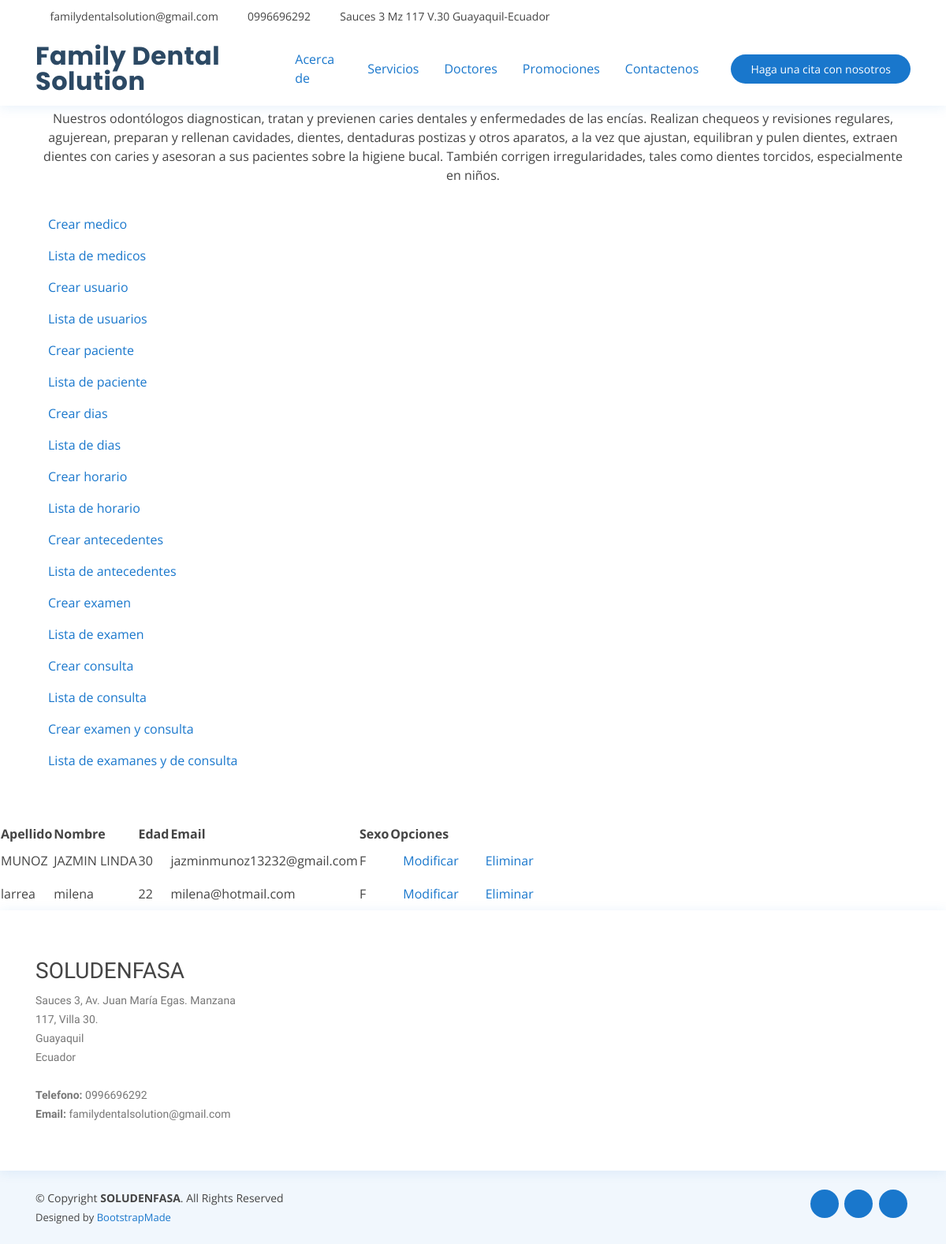
/medicos/medicos/, run on the app's committed database.
### medicos/models.py (models this page shows, shortened)
class Medicos(models.Model):
    nombre = models.CharField(blank=False, max_length=200)
    apellido = models.CharField(max_length=200)
    edad = models.IntegerField()
    email = models.EmailField()
    sexo = models.CharField(max_length=1)
    estado = models.IntegerField(default=1) #1 si esta activo y 2 si esta eliminado
    created = models.DateTimeField(auto_now_add=True)
    updated = models.DateTimeField(auto_now=True)
    class Meta:
        db_table = "tr_medicos"
        verbose_name = "medico"
        verbose_name_plural = "medicos"

### medicos/views.py (the view)
# urls.py: path('medicos/', views.medico, name="medicos"),
def medico(request, plantilla="medicos.html"):
    medicos = Medicos.objects.all()
    data = {
        'medico':medicos
    }
    return render(request, plantilla, data)

### medicos/templates/medicos.html
{% extends "crearmedicos.html" %}
{% load static %}
{% block content %}
    <table>
        <tr>
            <th>Apellido</th>
            <th>Nombre</th>
            <th>Edad</th>
            <th>Email</th>
            <th>Sexo</th>
            <th>Opciones</th>
        </tr>
        {% for p in medico %}
        <tr>
            <td>{{ p.apellido }}</td>
            <td>{{ p.nombre }}</td>
            <td>{{ p.edad }}</td>
            <td>{{ p.email }}</td>
            <td>{{ p.sexo }}</td>
            <td><a class="nav-link" href="{% url 'modificarmedicos' p.id %}">Modificar</a></td>
            <td><a class="nav-link" href="{% url 'eliminarmedicos' p.id %}">Eliminar</a></td>
        </tr>
         {% endfor %}
    </table>
  {% endblock %}

### core/static/assets/css/style.css (style rules this page uses)
body { font-family: "Open Sans", sans-serif; color: #444444; }
a { color: #1977cc; }

### data on the page
Medicos: apellido "MUNOZ", nombre "JAZMIN LINDA", edad "30", email "jazminmunoz13232@gmail.com", sexo "F"
Medicos: apellido "larrea", nombre "milena", edad "22", email "milena@hotmail.com", sexo "F"
